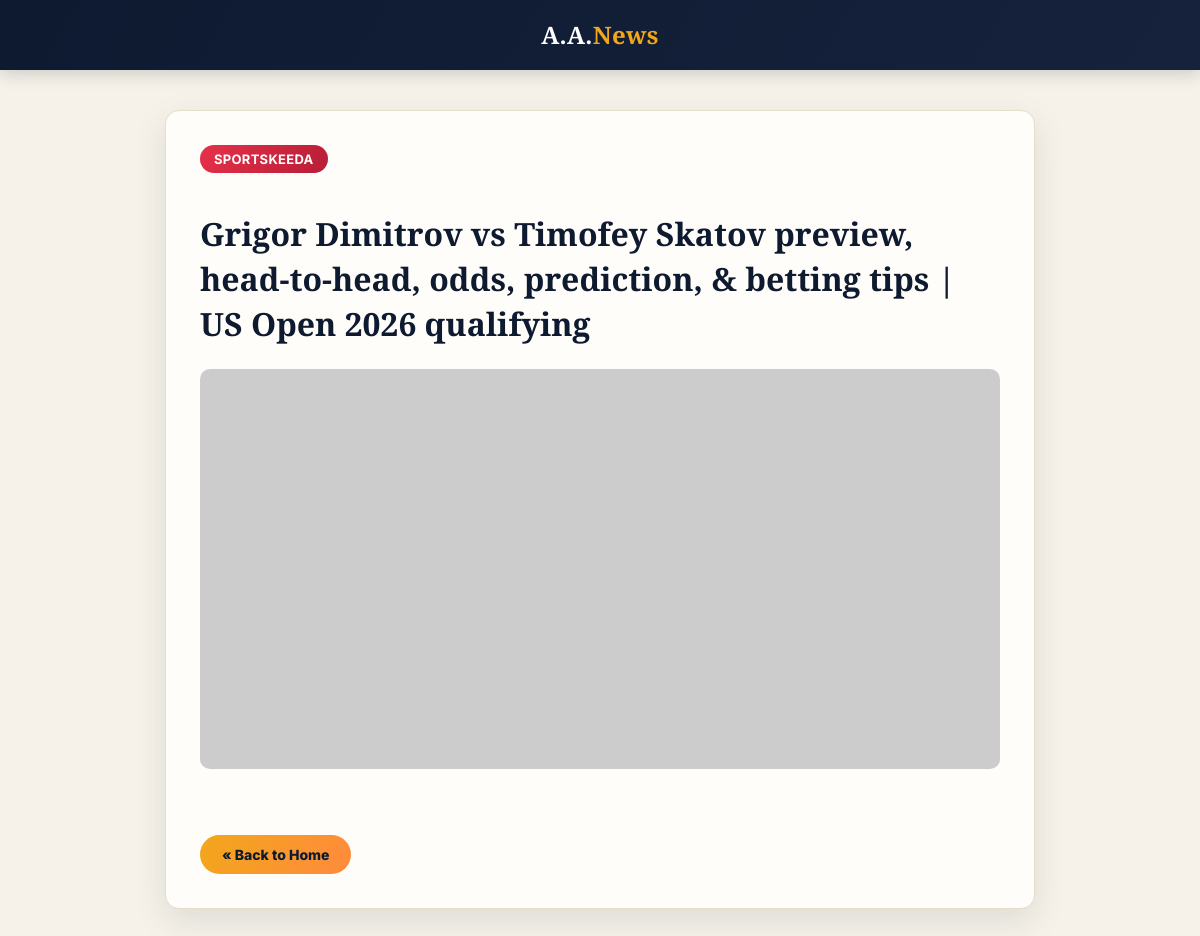
Page /read/2 on the committed database.
### tables this page shows
CREATE TABLE news (
            id INTEGER PRIMARY KEY AUTOINCREMENT,
            title TEXT,
            source TEXT,
            image_url TEXT,
            url TEXT,
            category TEXT,
            content TEXT
        );

### app.py (the view)
@app.route('/read/<int:news_id>')
def read_news(news_id):
    conn = sqlite3.connect(DB_PATH)
    cursor = conn.cursor()
    cursor.execute('SELECT title, source, image_url, content FROM news WHERE id=?', (news_id,))
    news = cursor.fetchone()
    conn.close()
    if news:
        return render_template('read_news.html', news=news)
    else:
        return "News not found!", 404

### templates/read_news.html (shortened to what this page needs)
<!DOCTYPE html>
<html lang="en">
<head>
</head>
<body>
    <div class="navbar">
        <a href="/">A.A.<span>News</span></a>
    </div>
    <div class="article-container">
        <span class="source-badge">{{ news[1] }}</span>
        <h1 class="article-title">{{ news[0] }}</h1>
        <img src="{{ news[2] }}" alt="News Image" class="article-image" onerror="this.src='https://dummyimage.com/800x400/ccc/000.png&text=No+Image'">
        <a href="/" class="back-btn">« Back to Home</a>
    </div>
</body>
</html>

### templates/read_news.html (style rules this page uses)
:root { --navy: #0e1a30; --navy-soft: #16223c; --crimson: #e6314b; --crimson-deep: #b81d36; --gold: #f2a71b; --cream: #f6f2e9; }
body { font-family: 'Noto Serif Bengali', 'Inter', serif; background-color: var(--cream); margin: 0; padding: 0; color: #2c3345; }
.navbar { background: linear-gradient(120deg, var(--navy) 0%, var(--navy-soft) 100%); padding: 18px 22px; text-align: center; box-shadow: 0 4px 16px rgba(14,26,48,0.18); }
.navbar a { color: white; text-decoration: none; font-size: 24px; font-weight: 800; font-family: 'Playfair Display', serif; letter-spacing: 0.3px; }
.navbar a span { color: var(--gold); }
.article-container { max-width: 800px; margin: 40px auto; background: #fffdf9; padding: 34px; border-radius: 14px; box-shadow: 0 12px 34px rgba(14,26,48,0.10); border: 1px solid #e6ddc9; }
.source-badge { display: inline-block; background: linear-gradient(120deg, var(--crimson), var(--crimson-deep)); color: white; padding: 6px 14px; border-radius: 999px; font-size: 13px; font-weight: 700; margin-bottom: 18px; font-family: 'Inter', sans-serif; letter-spacing: 0.3px; text-transform: uppercase; }
.article-title { font-family: 'Playfair Display', 'Noto Serif Bengali', serif; font-size: 32px; font-weight: 800; line-height: 1.4; margin-bottom: 22px; color: var(--navy); }
.article-image { width: 100%; border-radius: 10px; margin-bottom: 26px; }
.back-btn { display: inline-flex; align-items: center; gap: 6px; margin-top: 32px; padding: 11px 22px; background: linear-gradient(120deg, var(--gold), #ff8a3d); color: var(--navy); text-decoration: none; border-radius: 999px; font-weight: 800; font-family: 'Inter', sans-serif; font-size: 14px; transition: transform 0.2s ease, filter 0.2s ease; }

### rows in the picture
news: source "SPORTSKEEDA", title "Grigor Dimitrov vs Timofey Skatov preview, head-to-head, odds, prediction, & betting tips | US Open 2026 qualifying"
